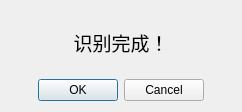
<?xml version="1.0" encoding="UTF-8"?>
<ui version="4.0">
 <class>Dialog</class>
 <widget class="QDialog" name="Dialog">
  <property name="geometry">
   <rect>
    <x>0</x>
    <y>0</y>
    <width>242</width>
    <height>112</height>
   </rect>
  </property>
  <property name="windowTitle">
   <string>Dialog</string>
  </property>
  <layout class="QGridLayout" name="gridLayout">
   <item row="1" column="0">
    <widget class="QDialogButtonBox" name="buttonBox">
     <property name="sizePolicy">
      <sizepolicy hsizetype="Maximum" vsizetype="Fixed">
       <horstretch>0</horstretch>
       <verstretch>0</verstretch>
      </sizepolicy>
     </property>
     <property name="layoutDirection">
      <enum>Qt::LeftToRight</enum>
     </property>
     <property name="orientation">
      <enum>Qt::Horizontal</enum>
     </property>
     <property name="standardButtons">
      <set>QDialogButtonBox::Cancel|QDialogButtonBox::Ok</set>
     </property>
    </widget>
   </item>
   <item row="0" column="0">
    <widget class="QLabel" name="label">
     <property name="font">
      <font>
       <family>新宋体</family>
       <pointsize>14</pointsize>
      </font>
     </property>
     <property name="autoFillBackground">
      <bool>false</bool>
     </property>
     <property name="text">
      <string>识别完成！</string>
     </property>
     <property name="alignment">
      <set>Qt::AlignCenter</set>
     </property>
    </widget>
   </item>
  </layout>
 </widget>
 <resources/>
 <connections>
  <connection>
   <sender>buttonBox</sender>
   <signal>accepted()</signal>
   <receiver>Dialog</receiver>
   <slot>accept()</slot>
   <hints>
    <hint type="sourcelabel">
     <x>248</x>
     <y>254</y>
    </hint>
    <hint type="destinationlabel">
     <x>157</x>
     <y>274</y>
    </hint>
   </hints>
  </connection>
  <connection>
   <sender>buttonBox</sender>
   <signal>rejected()</signal>
   <receiver>Dialog</receiver>
   <slot>reject()</slot>
   <hints>
    <hint type="sourcelabel">
     <x>316</x>
     <y>260</y>
    </hint>
    <hint type="destinationlabel">
     <x>286</x>
     <y>274</y>
    </hint>
   </hints>
  </connection>
 </connections>
</ui>
